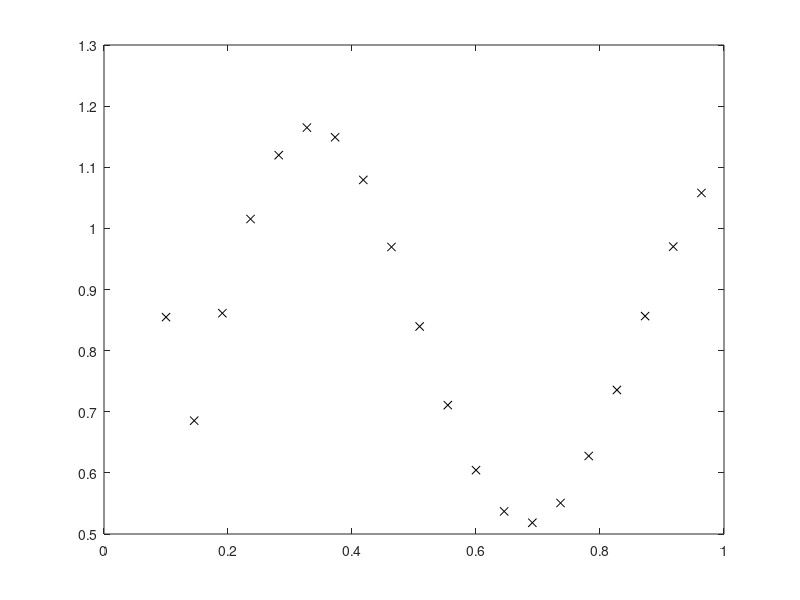

MATLAB code for this plot:

x = 0.1:1/22:1;
d = (1 + 0.6*sin(2*pi*x/0.7)) + 0.3*sin(2*pi*x)/2;
plot(x,d, 'kx');

w1 = [randn(1) randn(1) randn(1) randn(1) randn(1)];
w2 = [randn(1) randn(1) randn(1) randn(1) randn(1)];
b1 = [randn(1) randn(1) randn(1) randn(1) randn(1)];
b21= randn(1);


e = zeros(1,20);
y_final = zeros (1,20);
n= 0.1;
y = (length(w1));
delta = (length(w1));

for i=1:length(x)
    for j=1:length(w1)
        y(j) = 1/(1+exp(-x(i)* w1(j) - b1(j)));
        y_final(i) = y(j) * w2(j) + y_final(i);
    end
    y_final(i) = y_final(i) + b21;
    
    % Errors calcualtion
    
    e(i) = d(i) - y_final(i);
    
    % Weight update
    % Output layer
    for j=1:length(w1)
        w2(j) = w2(j) + n * e(i) * y(j);
    end
    b21 = b21 + n * e(i)* 1;
    
    % Hidden layer
    % deltas
    for j=1 : length(w1)
        delta(j) = (1/(1+exp(-x(i)*w1(j)-b1(j))))*(1-1/(1+exp(-x(i)*w1(j)-b1(j)))) * e(i) * w2(j);
    end
    % updating wieghts
    for j=1:length(w1)
        w1(j) = w1(j) + n * delta(j) * x(i);
        %updating b
        b1(j) = b1(j) * n * delta(j);
    end
    
end

pause();
% plot(x,d, 'kx');
plot (x, y_final, 'kx');
